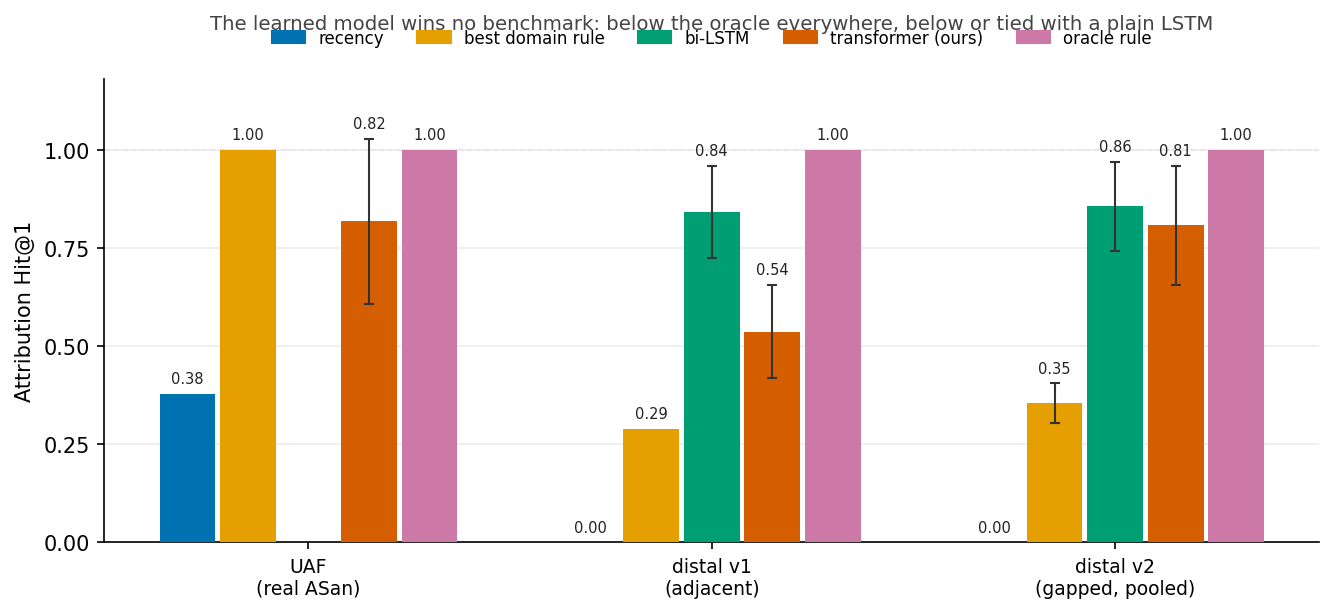

Write the Python code that produced this figure.
#!/usr/bin/env python3
"""Figure 1: attribution Hit@1 per corpus x method. Regenerates fig1_summary.svg.

Numbers are copied from docs/results/*.md (see each entry). Palette is the
CVD-validated Okabe-Ito set (validate_palette.js: ALL CHECKS PASS, worst
adjacent CVD dE 37.2). Deterministic baselines have no error bar; learned
models carry mean +/- std over seeds. mjs (n=1) is excluded — its metric is
vacuous (single free); see the note's Section 6.
"""
import matplotlib
matplotlib.use("Agg")
import matplotlib.pyplot as plt
import numpy as np

# method identity -> fixed hue (never cycled)
METHODS = ["recency", "best domain rule", "bi-LSTM", "transformer (ours)", "oracle rule"]
COLOR = {
    "recency": "#0072B2",
    "best domain rule": "#E69F00",
    "bi-LSTM": "#009E73",
    "transformer (ours)": "#D55E00",
    "oracle rule": "#CC79A7",
}
# corpus -> {method: (mean, std or None; None -> deterministic, no bar). np.nan -> not run}
DATA = {
    # Transformer bars use bias 4 on every corpus (consistent config). The
    # UAF transformer is pooled over 3 realizations (0.818); v1/v2 as noted.
    "UAF\n(real ASan)": {
        "recency": (0.378, None), "best domain rule": (1.000, None),
        "bi-LSTM": (np.nan, None), "transformer (ours)": (0.818, 0.210),
        "oracle rule": (1.000, None),
    },
    "distal v1\n(adjacent)": {
        "recency": (0.000, None), "best domain rule": (0.289, None),
        "bi-LSTM": (0.842, 0.117), "transformer (ours)": (0.537, 0.118),
        "oracle rule": (1.000, None),
    },
    "distal v2\n(gapped, pooled)": {
        "recency": (0.000, None), "best domain rule": (0.355, 0.050),
        "bi-LSTM": (0.856, 0.113), "transformer (ours)": (0.807, 0.152),
        "oracle rule": (1.000, None),
    },
}

corpora = list(DATA)
n_m = len(METHODS)
bw = 0.15
fig, ax = plt.subplots(figsize=(9, 4.2))
for i, corpus in enumerate(corpora):
    for j, m in enumerate(METHODS):
        mean, std = DATA[corpus][m]
        if np.isnan(mean):
            continue
        x = i + (j - (n_m - 1) / 2) * bw
        ax.bar(x, mean, bw * 0.92, color=COLOR[m], zorder=3,
               yerr=std, ecolor="#333333", capsize=2.5 if std else 0,
               error_kw={"lw": 1})
        ax.text(x, mean + (std or 0) + 0.02, f"{mean:.2f}", ha="center",
                va="bottom", fontsize=7, color="#222222", rotation=0)

ax.set_xticks(range(len(corpora)))
ax.set_xticklabels(corpora, fontsize=9)
ax.set_ylabel("Attribution Hit@1", fontsize=10)
ax.set_ylim(0, 1.18)
ax.set_yticks([0, 0.25, 0.5, 0.75, 1.0])
ax.axhline(1.0, color="#bbbbbb", lw=0.8, ls="--", zorder=1)
ax.spines[["top", "right"]].set_visible(False)
ax.grid(axis="y", color="#eeeeee", zorder=0)
handles = [plt.Rectangle((0, 0), 1, 1, color=COLOR[m]) for m in METHODS]
ax.legend(handles, METHODS, ncol=5, fontsize=8, frameon=False,
          loc="upper center", bbox_to_anchor=(0.5, 1.14))
ax.set_title("The learned model wins no benchmark: below the oracle everywhere, "
             "below or tied with a plain LSTM",
             fontsize=9.5, color="#444444", pad=24)
fig.tight_layout()
out = __file__.rsplit("/", 1)[0] + "/fig1_summary.svg"
fig.savefig(out, bbox_inches="tight")
fig.savefig(out.replace(".svg", ".png"), dpi=150, bbox_inches="tight")
print("wrote", out)
